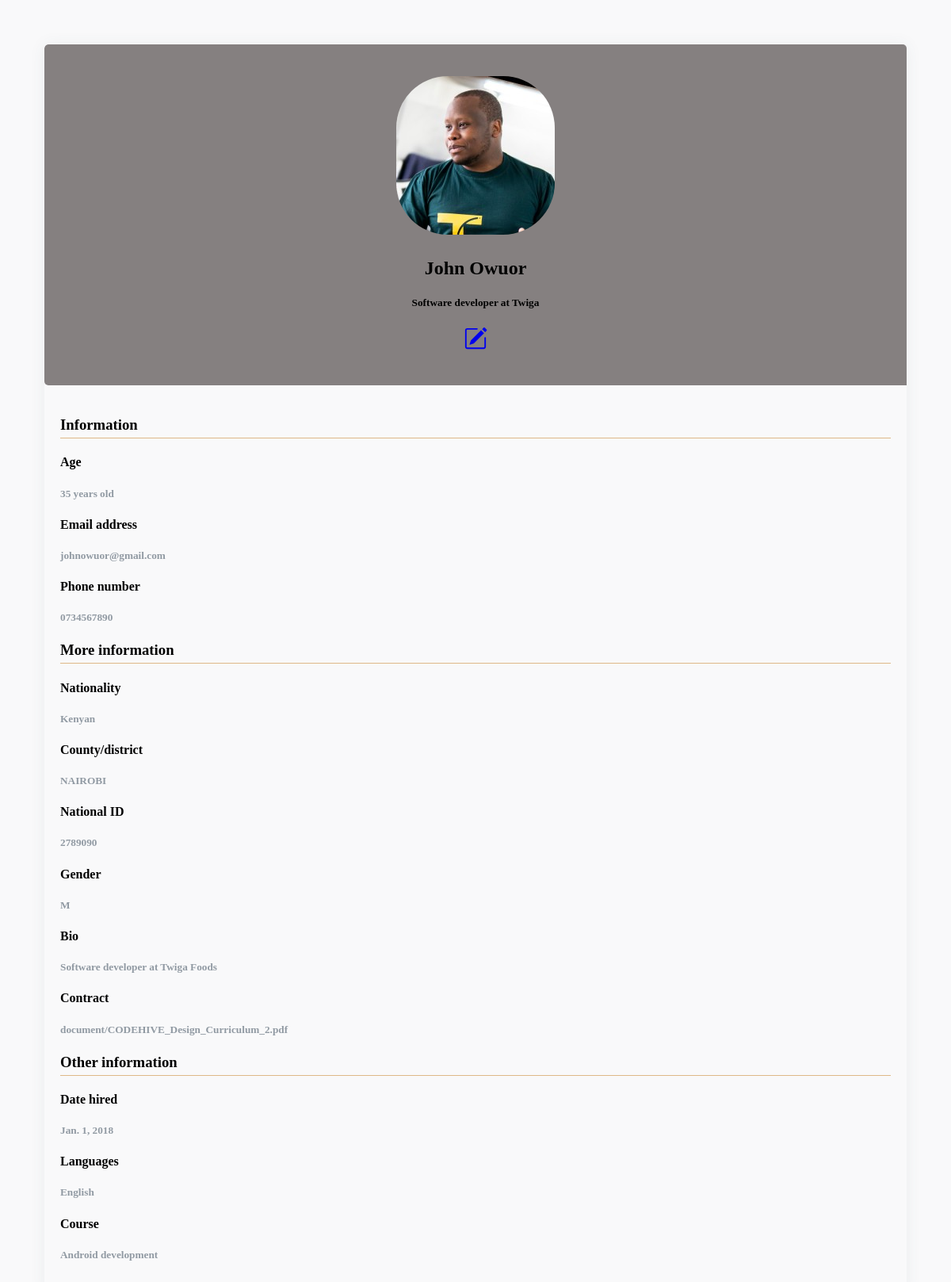
The app's page /trainer/profile/1/ with its own data.
### trainer/models.py (models this page shows)
class Trainer(models.Model):
    profile_photo=models.ImageField(upload_to='pictures/',null=True)
    first_name=models.CharField(max_length=12)
    last_name=models.CharField(max_length=12)
    title=models.CharField(max_length=40,null=True)
    age=models.PositiveSmallIntegerField()
    email_address=models.EmailField()
    phone_number=models.CharField(max_length=13)
    nationality=models.CharField(max_length=30)
    county_or_district=models.CharField(max_length=25)
    national_id=models.CharField(max_length=16)
    Choices=(
        ('M',"Male"),
        ('F',"Female"),
        ('O','Other')
    )
    gender=models.CharField(max_length=10,choices=Choices)
    bio=models.TextField(max_length=500)
    contract=models.FileField(upload_to='document/',blank='True')
    date_hired=models.DateField()
    languages=models.CharField(max_length=30)
    course=models.CharField(max_length=20)
    def full_name(self):
        return f"{self.first_name} {self.last_name}"

### trainer/views.py (the view)
# urls.py: path('profile/<int:id>/',trainer_profile,name="trainer_profile"),
def trainer_profile(request,id):
    trainer=Trainer.objects.get(id=id)
    return render(request,"trainer_profile.html",{"trainer":trainer})

### trainer/templates/trainer_profile.html (shortened to what this page needs)
<!DOCTYPE html>
<html lang="en">
<head>
</head>
<body>
    <div class="page-content page-container" id="page-content">
        <div class="padding">
            <div class="row container d-flex justify-content-center">
                <div class="col-xl-6 col-md-12">
                    <div class="card user-card-full">
                        <div class="row m-l-0 m-r-0">
                            <div class="col-sm-4 bg-c-lite-green user-profile">
                                <div class="card-block text-center text-white">
                                    <div class="m-b-25"> <img src="{{trainer.profile_photo.url}}" class="img-radius" alt="User-Profile-Image"> </div>
                                    <h2 class="f-w-600">{{trainer.full_name}}</h2>
                                    <h5><td>{{ trainer.title }}</td></h5>
                                     <a href="{% url 'edit_trainer' id=trainer.id %}"></i></a>
                                </div>
                            </div>
                            <div class="col-sm-8">
                                <div class="card-block">
                                    <h3 class="m-b-20 p-b-5 b-b-default f-w-600">Information</h3>
                                        <div class="row">
                                            <div class="col-sm-6">
                                                <h4 class="m-b-10 f-w-600">Age</h4>
                                                <h5 class="text-muted f-w-400">{{ trainer.age }} years old</h5>
                                            </div>
                                            <div class="row">
                                                <div class="col-sm-6">
                                                    <h4 class="m-b-10 f-w-600">Email address</h4>
                                                    <h5 class="text-muted f-w-400">{{ trainer.email_address }}</h5>
                                                </div>
                                                <div class="row">
                                                    <div class="col-sm-6">
                                                        <h4 class="m-b-10 f-w-600">Phone number</h4>
                                                        <h5 class="text-muted f-w-400">{{ trainer.phone_number }}</h5>
                                                    </div>
                                                    <h3 class="m-b-20 m-t-40 p-b-5 b-b-default f-w-600">More information</h3>
                                                    <div class="row">
                                                        <div class="col-sm-6">
                                                            <h4 class="m-b-10 f-w-600">Nationality</h4>
                                                            <h5 class="text-muted f-w-400">{{ trainer.nationality }} </h5>
                                                        </div>
                                                        <div class="row">
                                                            <div class="col-sm-6">
                                                                <h4 class="m-b-10 f-w-600">County/district</h4>
                                                                <h5 class="text-muted f-w-400">{{ trainer.county_or_district }}</h5>
                                                            </div>
                                                        <div class="row">
                                                            <div class="col-sm-6">
                                                                <h4 class="m-b-10 f-w-600">National ID</h4>
                                                                <h5 class="text-muted f-w-400">{{ trainer.national_id }} </h5>
                                                            </div>
                                                            <div class="row">
                                                                <div class="row">
                                                                    <div class="col-sm-6">
                                                                        <h4 class="m-b-10 f-w-600">Gender</h4>
                                                                        <h5 class="text-muted f-w-400">{{ trainer.gender }}</h5>
                                                                    </div>
                                                                    <div class="row">
                                                                        <div class="col-sm-6">
                                                                            <h4 class="m-b-10 f-w-600">Bio</h4>
                                                                            <h5 class="text-muted f-w-400">{{ trainer.bio }}</h5>
                                                                        </div>
                                                                        <div class="row">
                                                                            <div class="col-sm-6">
                                                                                <h4 class="m-b-10 f-w-600">Contract</h4>
                                                                                <h5 class="text-muted f-w-400">{{ trainer.contract }}</h5>
                                                                            </div>
                                                    <h3 class="m-b-20 m-t-40 p-b-5 b-b-default f-w-600">Other information</h3>
                                                                                <div class="row">
                                                                                    <div class="col-sm-6">
                                                                                        <h4 class="m-b-10 f-w-600">Date hired</h4>
                                                                                        <h5 class="text-muted f-w-400">{{ trainer.date_hired }}</h5>
                                                                                    </div>
                                                                                    <div class="row">
                                                                                        <div class="col-sm-6">
                                                                                            <h4 class="m-b-10 f-w-600">Languages</h4>
                                                                                            <h5 class="text-muted f-w-400">{{ trainer.languages }}</h5>
                                                                                        </div>
                                                                                        <div class="row">
                                                                                            <div class="col-sm-6">
                                                                                                <h4 class="m-b-10 f-w-600">Course</h4>
                                                                                                <h5 class="text-muted f-w-400">{{ trainer.course }}</h5>
                                                                                            </div>
                                </div>
                            </div>
                        </div>
                    </div>
                </div>
            </div>
        </div>
    </div>
</body>
</html>

### trainer/templates/trainer_profile.html (style rules this page uses)
body { background-color: #f9f9fa }
.padding { padding: 3rem !important }
.user-card-full { overflow: hidden }
.card { border-radius: 5px; -webkit-box-shadow: 0 1px 20px 0 rgba(69, 90, 100, 0.08); box-shadow: 0 1px 20px 0 rgba(69, 90, 100, 0.08); border: none; margin-bottom: 30px }
.m-r-0 { margin-right: 0px }
.m-l-0 { margin-left: 0px }
.user-card-full .user-profile { border-radius: 5px 0 0 5px }
.bg-c-lite-green { background: -webkit-gradient(linear, left top, right top, from(rgb(133, 128, 128)), to(rgb(133, 128, 128))); background: linear-gradient(to right, rgb(133, 128, 128), rgb(133, 128, 128)) }
.user-profile { padding: 20px 0 }
.card-block { padding: 1.25rem }
.m-b-25 { margin-bottom: 25px; }
.img-radius { border-radius: 65px; text-align: center; }
.b-b-default { border-bottom: 1px solid burlywood }
.m-b-20 { margin-bottom: 20px }
.p-b-5 { padding-bottom: 5px !important }
.m-b-10 { margin-bottom: 10px }
.text-muted { color: #919aa3 !important }
.f-w-600 { font-weight: 600; }
.m-t-40 { margin-top: 20px }
.col-sm-4 { text-align: center; }

### records on screen
Trainer: profile_photo (picture), full_name "John Owuor", title "Software developer at Twiga", age "35", email_address "johnowuor@gmail.com", phone_number "0734567890", nationality "Kenyan", county_or_district "NAIROBI", national_id "2789090", gender "M", bio "Software developer at Twiga Foods", contract "document/CODEHIVE_Design_Curriculum_2.pdf", date_hired "Jan. 1, 2018", languages "English", course "Android development"
